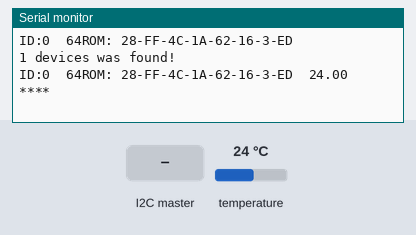
Simulated run of this sketch. Board: Arduino Uno, built with avr-gcc and run on an emulated ATmega328P. On the bench: the last lines printed to the serial monitor. The test bench sets the inputs (shaded band); at power-on: temperature 24 °C.

Above: at 1.4 s.
1.5 s: the I2C master sends the byte 1
At 2.5 s:
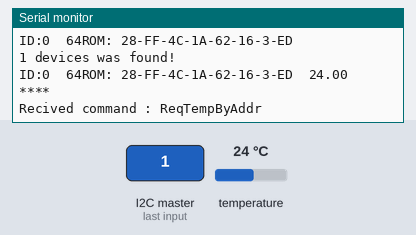
3.0 s: the I2C master sends the byte 0
At 3.8 s:
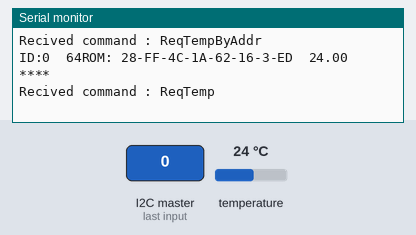
4.5 s: the I2C master sends the byte 2
At 5.0 s:
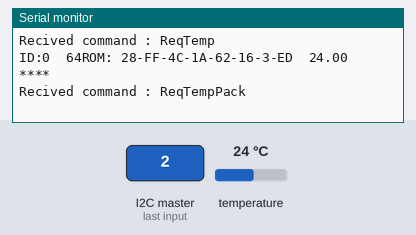
6.0 s: the I2C master sends the byte 90
At 7.1 s:
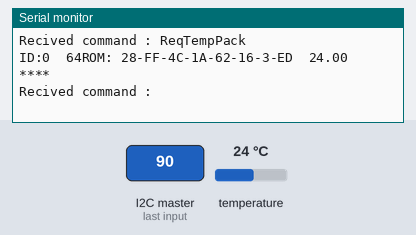
7.5 s: temperature set to 12 °C
At 8.9 s:
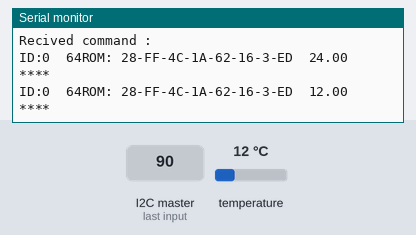
9.0 s: temperature set to 19 °C
At 11.1 s:
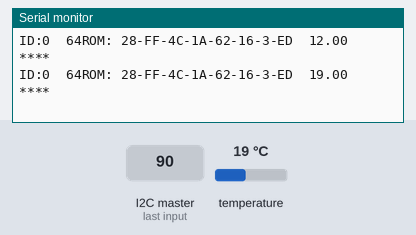

Measured:
- after the input at 1.5 s, the serial monitor: prints a new line at once (image 1)
- after the input at 3.0 s, the serial monitor: prints a new line at once (image 2)
- after the input at 4.5 s, the serial monitor: prints a new line at once (image 3)
- after the input at 6.0 s, the serial monitor: prints a new line at once (image 4)
- after the input at 7.5 s, the serial monitor: prints a new line after 1.3 s (image 5)
- after the input at 9.0 s, the serial monitor: prints a new line after 1.3 s (image 6)

The sketch:

DS18B20TestTwo.ino
```cpp
#include "DS18B20.h"
#include <Wire.h>

enum COMMANDS { ReqTemp, ReqTempByAddr, ReqTempPack, Req_DS18B20_Count };
String IndexCommands[4]{ "ReqTemp", "ReqTempByAddr", "ReqTempPack", "Req_DS18B20_Count" };
//OneWire  ds18b20(5);  // 连接arduino5引脚
DS18B20Class ds;
uint8_t command;

void setup(void) {
	Wire.begin(4);  // 加入I2C总线，设置从机4
	Wire.onReceive(receiveEvent); //接收主机发来的数据
	Wire.onRequest(requestEvent); //向主机发送数据
	Serial.begin(115200);
	ds.init(4);
}

void loop(void) {
	ds.printAll();
	//ds.printTemp(1);
	//Serial.println("Wati command ...");
	delay(500);
}

void receiveEvent(int count)  //读取指令
{
	readCommand();
	Serial.print("Recived command : ");
	Serial.println(IndexCommands[command]);
}

void readCommand()
{
	if ( Wire.available()>1 || Wire.available()<0 ){
		Serial.print("Erro Command:");
		Serial.println(Wire.readString());
	}
	else if(Wire.available() == 0)
		Serial.println("  No data online! ");

	else
		command = Wire.read(); //读取主机发来的指令
}

void requestEvent()
{
	//String RequestedContent;
	char tempt;

	switch (command)
	{
	case Req_DS18B20_Count:
		//itoa(ds.devicesCount, &tempt, 10);
		//RequestedContent = "  ---Reply : DS18b20 count is ";
		//RequestedContent += tempt;
		Wire.write(ds.devicesCount);
		break;
	case ReqTemp:
		//RequestedContent = "  ---Reply : ";
		//ds.printAll();
		//Wire.write(RequestedContent.c_str());
		break;

	default:
		break;
	}
}
```

DS18B20.cpp
```cpp
//
//
//

#include "DS18B20.h"


void DS18B20Class::init(uint8_t pin)
{
	devices.begin(pin);
	search();
}

byte DS18B20Class::search()
{
	Serial.println();

	for(byte id=0; id<8; id++)
	{
		if (devices.search(ds18b20[id].addr)) {
			printDevice(id);
			if (OneWire::crc8(ds18b20[id].addr, 7) != ds18b20[id].addr[7]) {
				Serial.println("CRC is not valid!");
				return 0;
			}
			else
			{
				devicesCount += 1;
				Serial.println();
				//addrss[id] = " ";
				//for (byte index = 1; index < 7; index++)
				//	addrss[id] += ds18b20[id].addr[index];
				//Serial.println(addrss[id]);
			}
		}
		else {
			//Serial.println();
			Serial.print(devicesCount);
			Serial.println(" devices was found!");
			Serial.println();
			devices.reset_search();
			delay(250); //µÈ´ýÍê³É¸´Î»

			break;
		}
	}
}

void DS18B20Class::getModel(uint8_t id)
{
	switch (ds18b20[id].addr[0]) {
	case 0x10:
		//Serial.print("  Chip = DS18S20  ");  // or old DS1820
		ds18b20[id].type_s = 1;
		break;
	case 0x28:
		//Serial.print("  Chip = DS18B20  ");
		ds18b20[id].type_s = 0;
		break;
	case 0x22:
		//Serial.print("  Chip = DS1822  ");
		ds18b20[id].type_s = 0;
		break;
	default:
		Serial.println("  Device is not a DS18x20 family device.  ");
		return;
	}
}

void DS18B20Class::readTemperature(uint8_t id)
{
	byte data[12];
	devices.reset();
	devices.select(ds18b20[id].addr);
	devices.write(0x44, 1);         // start conversion, with parasite power on at the end

	delay(1000);     // maybe 750ms is enough, maybe not
					 // we might do a ds.depower() here, but the reset will take care of it.

	present = devices.reset();
	devices.select(ds18b20[id].addr);
	devices.write(0xBE);         // Read Scratchpad

	for (uint8_t index = 0; index < 9; index++) {           // we need 9 bytes
		data[index] = devices.read();
		//Serial.print(data[index], HEX);
		//Serial.print(" ");
	}
	//Serial.print(" CRC=");
	//Serial.print(OneWire::crc8(data, 8), HEX);
	//Serial.println();

	// convert the data to actual temperature

	unsigned int raw = (data[1] << 8) | data[0];
	if (ds18b20[id].type_s) {
		raw = raw << 3; // 9 bit resolution default
		if (data[7] == 0x10) {
			// count remain gives full 12 bit resolution
			raw = (raw & 0xFFF0) + 12 - data[6];
		}
	}
	else {
		byte cfg = (data[4] & 0x60);
		if (cfg == 0x00) raw = raw << 3;  // 9 bit resolution, 93.75 ms
		else if (cfg == 0x20) raw = raw << 2; // 10 bit res, 187.5 ms
		else if (cfg == 0x40) raw = raw << 1; // 11 bit res, 375 ms
											  // default is 12 bit resolution, 750 ms conversion time
	}

	celsius = (float)raw / 16.0;
	//fahrenheit = celsius * 1.8 + 32.0;
}

void DS18B20Class::printTemp(uint8_t id)
{
	readTemperature(id);
	printDevice(id, celsius);
}

void DS18B20Class::printAll()
{
	for (uint8_t id = 0; id < devicesCount; id++)
	{
		readTemperature(id);
		printDevice(id, celsius);
	}
	Serial.println();
}

void DS18B20Class::printDevice(uint8_t id, float t)
{
	Serial.print("ID:");
	Serial.print(id);
	getModel(id);
	Serial.print("  64ROM: ");
	for (uint8_t index = 0; index < 8; index++) {
		Serial.print(ds18b20[id].addr[index], HEX);
		if (index<7) Serial.write('-');
	}

	if (t != 666.0)
	{
		Serial.print("  ");
		Serial.print(t);
		Serial.print("  ****  ");
	}
	//Serial.println();
}


DS18B20Class DS18B20;
```

DS18B20.h
```cpp
// DS18B20.h
#include <OneWire.h>

#ifndef _DS18B20_h
#define _DS18B20_h

#if defined(ARDUINO) && ARDUINO >= 100
	#include "arduino.h"
#else
	#include "WProgram.h"
#endif

struct DS18B20Struct
{
	uint8_t index; //Ë÷Òý
	byte type_s;
	byte addr[8];
	//byte romData[12];
	uint8_t interval; //²ÉÑùÊ±¼ä¼ä¸ô
	float data[4]; //16 byte
	//total 1+8+1+16= 26 byte
};


class DS18B20Class
{
public:
	OneWire devices;
	byte devicesCount = 0;
	//byte DevicesCount() { return devicesCount; }
private:
	 byte present = 0;
	 DS18B20Struct ds18b20[4]; //26*4= 104 byte
	 float celsius;


 public:
	DS18B20Class(){}
	DS18B20Class(uint8_t pin) { devices.begin(pin); }
	void init(uint8_t pin);
	byte search(); //example search(newAddr);
	void getModel(uint8_t id); //example  getModel(newAddr[0])
	void readTemperature(uint8_t id);
	void printTemp(uint8_t id);
	void printAll();
	void printDevice(uint8_t id, float t= 666);
	//bool crcCheck();
};

extern DS18B20Class DS18B20;

#endif
```
